Frame 1 (no input): blank canvas, image omitted
Frame 60 (no input): blank canvas, image omitted
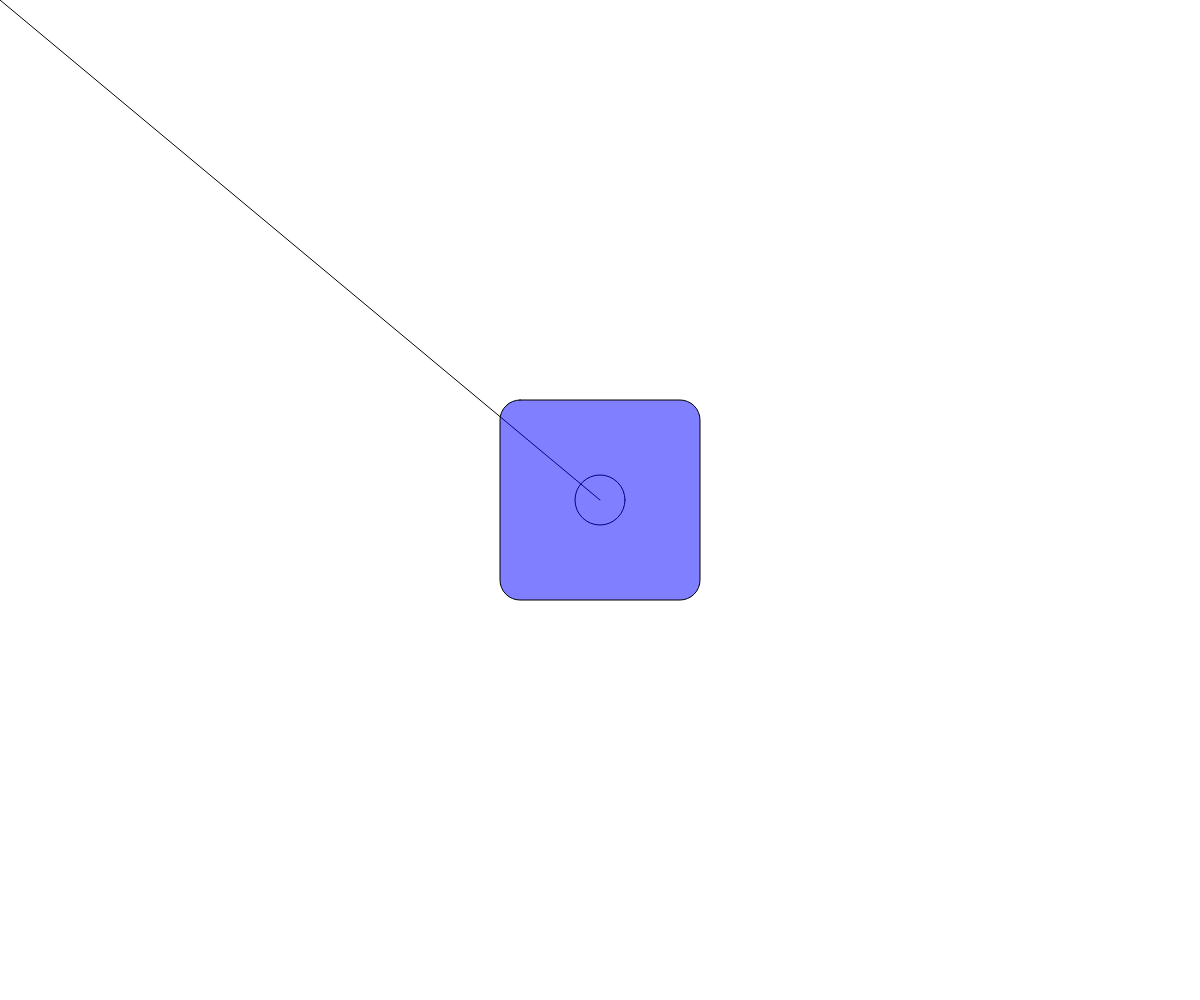
Frame 120 (the mouse pressed at the canvas centre since frame 60)

The p5.js sketch whose frames 1 and 60 were blank and that drew this single picture after the mouse press (run headless with seeded random() and noise() and a simulated clock; from frame 60 on, the mouse is pressed at the canvas centre):

// p5.js sketch
// ── sketch.js
function setup() {
  // creat canvas the size of the browser window
  createCanvas(windowWidth, windowHeight);
  rectMode(CENTER);
}

function draw() {
  // erase everything
  background(255);
  // change the fill to white with variable transparency
  fill(255, mouseY);
  // draw ellipse at mouse position
  ellipse(mouseX, mouseY, 50, 50);
  // change the stroke for our line in term of transparency
  stroke(0, mouseY);
  // draw line
  line(0, 0, mouseX, mouseY);
  // changing the mapped fill color for the rectangle
  // map remaps a given range to a new one
  fill(0, 0, 255, map(mouseY, 0, height, 0, 255));
  // draw rectangle
  rect(mouseX, mouseY, 200, 200, 20); // make a rectangle that is "attached" to the mouse 200px wide and high
}
